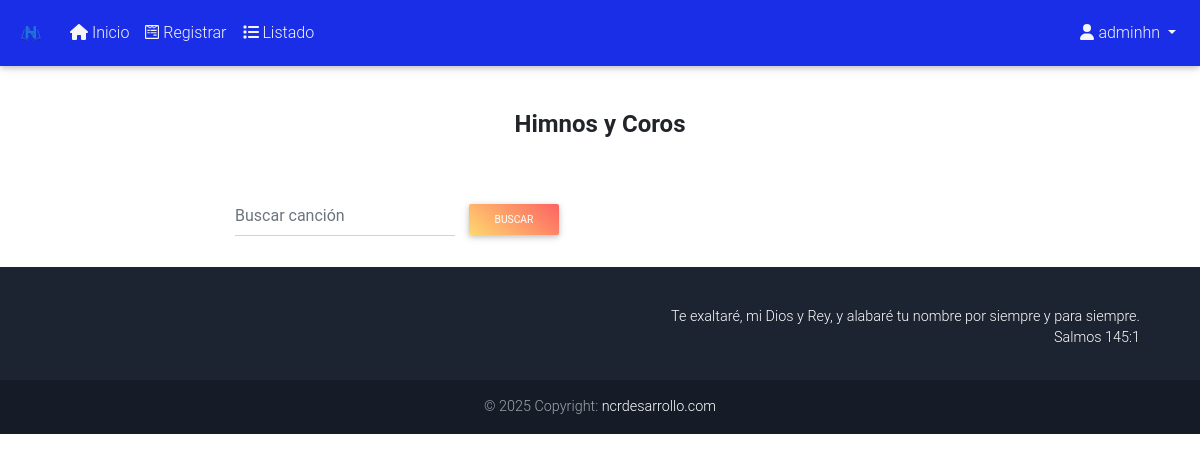
/table-song/ (signed in), run on an earlier commit of the app's database.
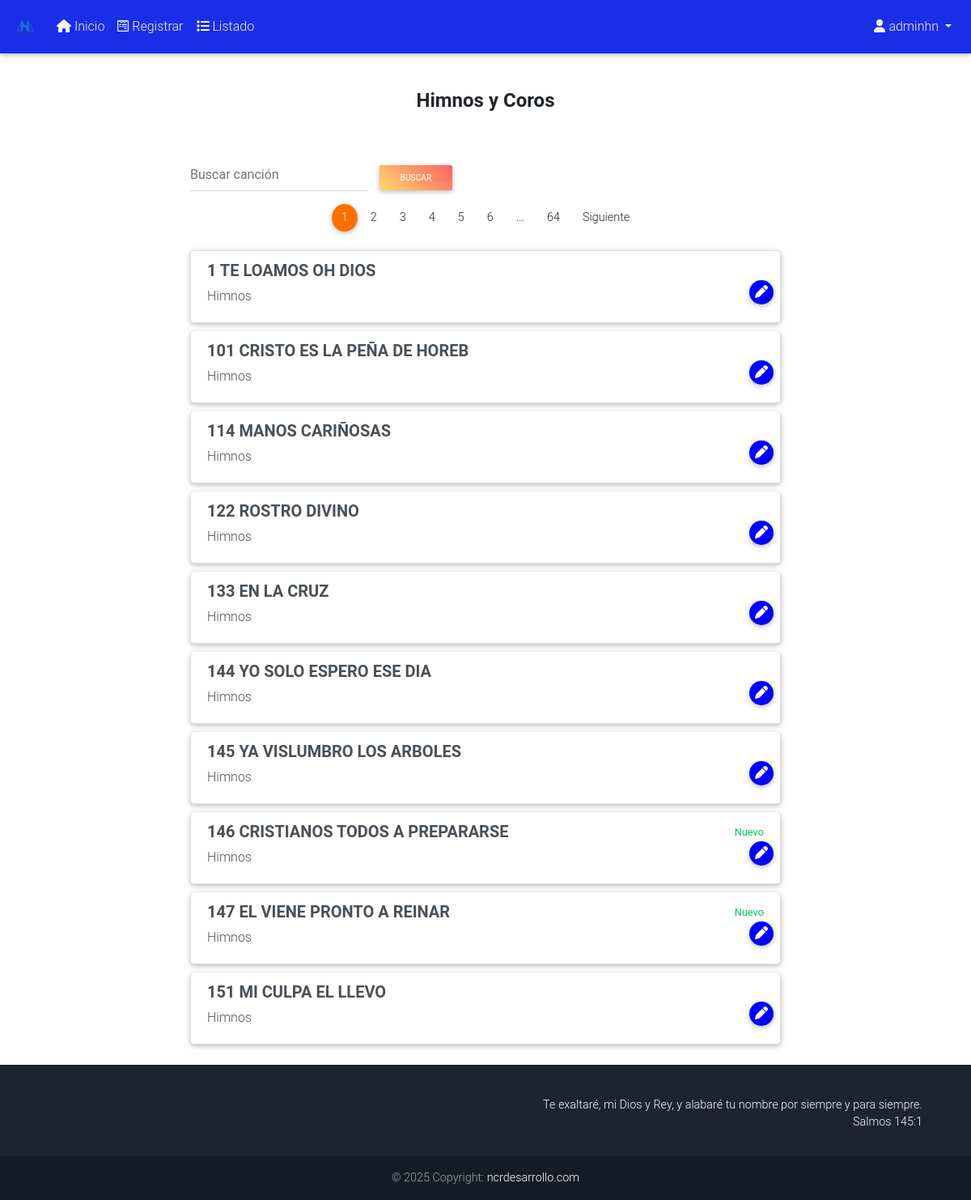
And on a later commit of the database.
### mainapp/models.py (models this page shows, shortened)
class Himnosycoros(models.Model):
    id_himno = models.AutoField(primary_key=True)
    titulo = models.CharField(max_length=150, verbose_name="Título")
    categorias = [
        ('Adoracion', 'Adoracion'),
        ('Alabanza', 'Alabanza'),
        ('Himnos', 'Himnos'),
    ]
    categoria = models.CharField(max_length=25, choices=categorias, default="Adoracion")
    tonos = [
        ('mayor', 'Mayor'),
        ('menor', 'Menor')
    ]
    tono = models.CharField(max_length=10, choices=tonos, default="mayor")
    notas = [
        ('C', 'C'),
        ('Cm', 'Cm'),
        ('D', 'D'),
        ('Dm', 'Dm'),
        ('E', 'E'),
        ('Em', 'Em'),
        ('F', 'F'),
        ('Fm', 'Fm'),
        ('G', 'G'),
        ('Gm', 'Gm'),
        ('A', 'A'),
        ('Am', 'Am'),
        ('B', 'B'),
        ('Bm', 'Bm'),
    ]
    nota = models.CharField(max_length=10, choices=notas, default="C")
    tipos = [
        ('Alabanza', 'Alabanza'),
        ('Misioneros', 'Misioneros'),
        ('Evangelisticos', 'Evangelisticos'),
    ]
    tipo = models.CharField(max_length=25, choices=tipos, default="Alabanza")
    autor = models.CharField(max_length=50, default="", verbose_name="Autor", null=True, blank=True)
    himno = models.TextField()
    url = models.CharField(max_length=150, verbose_name="Url", default="", null=True, blank=True)
    estados = [
        ('nuevo', 'nuevo'),
        ('', ''),
    ]
    estado = models.CharField(max_length=50, verbose_name="Estado", choices=estados, default="nuevo", null=True, blank=True)
    numerotono = models.IntegerField(default=0)
    class Meta:
        verbose_name = "Himno y Coro"
        verbose_name_plural = "Himnos y Coros"

### mainapp/views.py (the view)
# urls.py: path('table-song/',mainapp.views.table_song, name='table_song'),
@login_required(login_url="login")
def table_song(request):
    queryset = request.GET.get("buscar_cancion")
    song = Himnosycoros.objects.order_by('titulo')
    if queryset:
        query = Q(titulo__contains=queryset)
        query.add(Q(himno__contains=queryset), Q.OR)
        song = Himnosycoros.objects.filter(query)
    paginator = Paginator(song, 10)
    page = request.GET.get('page')
    page_canciones = paginator.get_page(page)
    return render(request, 'tabla_canciones_agregadas.html',{
        'titulo': "Himnos y Coros",
        'canciones': page_canciones,
        'paginator': paginator
    })

### mainapp/templates/tabla_canciones_agregadas.html (shortened to what this page needs)
{% extends 'layout.html' %}
{% block container %}
<div class="container contenedor_vista_cancion">
  <div class="row row-offcanvas row-offcanvas-right" id="content-cancion">
    <div class="col-sm-12 col-md-2 col-lg-2 sidebar-offcanvas" id="sidebar">
    </div>
    <div class="col-12 col-md-8" id="pagina">
      <div class="row">
        <div class="card-body text-center">
          <h5 class="card-title h4  font-weight-bold">{{titulo}}</h5>
        </div>
      </div>
      <div class="list-group">
          <form class="form-inline md-form mr-auto mb-2"  method="GET">
            <input class="form-control mr-sm-2" type="search" name="buscar_cancion"
            placeholder="Buscar canción" value="{{request.GET.buscar_cancion}}" aria-label="Search">
            <button class="btn peach-gradient btn-rounded btn-sm my-0" type="submit">Buscar</button>
          </form>
          {% include 'pagination.html' %}
        {% for cancion in canciones  %}
        <a href="{% url 'cancion' id_cancion=cancion.id_himno %}"
          class="list-group-item list-group-item-action flex-column align-items-start z-depth-1" style="margin-bottom: 10px; border-radius: 5px;">
            <div class="row">
              <div class="col-md-8 col-lg-8 col-sm-12">
                  <h5 class="mb-2 h5 font-weight-bold">{{cancion.titulo}}</h5>
                  <p class="mb-2">{{cancion.categoria}}</p>
              </div>
              <div class="col-md-4 col-lg-4 col-sm-12 text-right">
                {% if cancion.estado == "nuevo" %}
                  <small class="text-muted text-success">Nuevo</small>
                {% endif %}
                <br>
                <div class="row float-right">
                  <form action="{% url 'show_form_song_edit' %}" method="POST">
                    <button type="submit" class="btn_editar_lista z-depth-1"><i class="fas fa-pen"></i></button>
                  </form>
                </div>
              </div>
          </div>
        </a>
        {% endfor %}
      </div>
    </div>
    <div class="col-sm-12 col-md-2 col-lg-2 sidebar-offcanvas" id="sidebar">
    </div>
  </div>
</div>
{% endblock  %}

### mainapp/templates/layout.html (shortened to what this page needs)
{% load static %}
<!doctype html>
<html lang="en">
  <head>
    <link rel="stylesheet" href="{% static 'css/bootstrap.min.css' %}">
    <link href="{% static 'css/all.css' %}" rel="stylesheet">
    <link rel="stylesheet" href="{% static 'css/mdb.min.css' %}">
    <link rel="stylesheet" href="{% static 'css/style.css' %}">
  </head>
  <body>
    <nav class="navbar navbar-expand-lg navbar-dark fixed-top scrolling-navbar"
      style="background-color: #192ee6; color: cornsilk;">
      <a class="navbar-brand" href="">
        <img src="{% static 'images/logotipo.svg' %}" width="30" height="30" alt="">
      </a>
      <div class="collapse navbar-collapse" id="navbarSupportedContent">
        <ul class="navbar-nav mr-auto">
          <li class="nav-item">
            <a class="nav-link" href="{% url 'index' %}"><i class="fas fa-home"></i> Inicio</a>
          </li>
        {% if user.username %}
        <li class="nav-item">
          <a class="nav-link" href="{% url 'register_song' %}"><i class="fab fa-wpforms"></i> Registrar</a>
        </li>
        <li class="nav-item">
          <a class="nav-link" href="{% url 'table_song' %}"><i class="fa fa-list"></i> Listado</a>
        </li>
          {% endif %}
        </ul>
        <ul class="navbar-nav ml-auto">
          {% if user.username %}
          <li class="nav-item dropdown">
            <a class="nav-link dropdown-toggle" id="navbarDropdownMenuLink-4" data-toggle="dropdown"
              aria-haspopup="true" aria-expanded="false"><i class="fas fa-user"></i> {{request.user.username}} </a>
          </li>
          {% else %}
          <li class="nav-item">
            <a class="btn btn-outline-white btn-md my-2 my-sm-0 ml-3" href="{% url 'login' %}">Iniciar sesión</a>
          </li>
          {% endif %}
        </ul>
      </div>
    </nav>
    {% block container %}
    {% endblock  %}
    <footer class="page-footer font-small unique-color-dark pt-4">
      <div class="container text-center">
        <p>Te exaltaré, mi Dios y Rey,
          y alabaré tu nombre por siempre y para siempre. <br>Salmos 145:1</p>
      </div>
      <div class="footer-copyright text-center py-3">© {% now "Y" %} Copyright:
        <a target="blank" href="https://ncrdesarrollo.com/"> ncrdesarrollo.com</a>
      </div>
    </footer>
  </body>
</html>

### mainapp/templates/pagination.html (shortened to what this page needs)
{% if paginator.num_pages > 1%}
<div class="d-flex justify-content-center">
    <ul class="pagination pagination-circle pg-amber">
        {% for page in paginator.page_range %}
            {% if forloop.last and page != canciones.number and paginator.num_pages > 7 %}
                {% if canciones.next_page_number != paginator.num_pages%}
                <li class="page-item">
                    <a class="page-link" href="?page={{ canciones.number | add:1}}#pagtable">...</a>
                </li>
                {% endif %}
            <li class="page-item">
                    <a class="page-link" href="?page={{paginator.num_pages}}#pagtable">{{paginator.num_pages}}</a>
            </li>
            {% endif %}
            {% if page < 7 or page == canciones.number %}
            <li class="page-item {% if page == canciones.number %}active{% endif %}">
                <a class="page-link" href="?page={{ page }}#pagtable">{{ page }}</a>
            </li>
            {% endif %}
        {% endfor %}
        {% if canciones.has_next %}
            <li class="page-item d-none d-sm-block">
                <a class="page-link" href="?page={{ canciones.next_page_number }}#pagtable">Siguiente</a>
            </li>
        {% endif %}
    </ul>
</div>
{% endif %}

### mainapp/static/css/all.css (style rules this page uses)
.fa-list:before { content: "\f03a"; }
.fa-pen:before { content: "\f304"; }
.fa-user:before { content: "\f007"; }
.fa-wpforms:before { content: "\f298"; }

### mainapp/static/css/style.css (style rules this page uses)
.btn_editar_lista, .btn_eliminar_lista { width: 30px !important; height: 30px !important; border-radius: 50%; margin-right: 3px; color: #fefefe; border: none; }
.btn_editar_lista { background-color: blue; }
.contenedor_vista_cancion { margin-top: 90px; }
.nav-link { color: whitesmoke !important; }
#content-cancion { margin-top: 15px; }
footer { margin-top: 15px; }
footer p { text-align: right; padding: 15px; }

What changed in the data, as far as the page shows it:
added Himnosycoros: titulo "1 TE LOAMOS OH DIOS", categoria "Himnos"
added Himnosycoros: titulo "101 CRISTO ES LA PEÑA DE HOREB", categoria "Himnos"
added Himnosycoros: titulo "114 MANOS CARIÑOSAS", categoria "Himnos"
added Himnosycoros: titulo "122 ROSTRO DIVINO", categoria "Himnos"
added Himnosycoros: titulo "133 EN LA CRUZ", categoria "Himnos"
added Himnosycoros: titulo "144 YO SOLO ESPERO ESE DIA", categoria "Himnos"
added Himnosycoros: titulo "145 YA VISLUMBRO LOS ARBOLES", categoria "Himnos"
added Himnosycoros: titulo "146 CRISTIANOS TODOS A PREPARARSE", categoria "Himnos", estado "Nuevo"
added Himnosycoros: titulo "147 EL VIENE PRONTO A REINAR", categoria "Himnos", estado "Nuevo"
added Himnosycoros: titulo "151 MI CULPA EL LLEVO", categoria "Himnos"
Also different on the page:
new list line: "1"
new list line: "2"
new list line: "3"
new list line: "4"
new list line: "5"
new list line: "6"
new list line: "... 64"
text now shown: "Siguiente"
